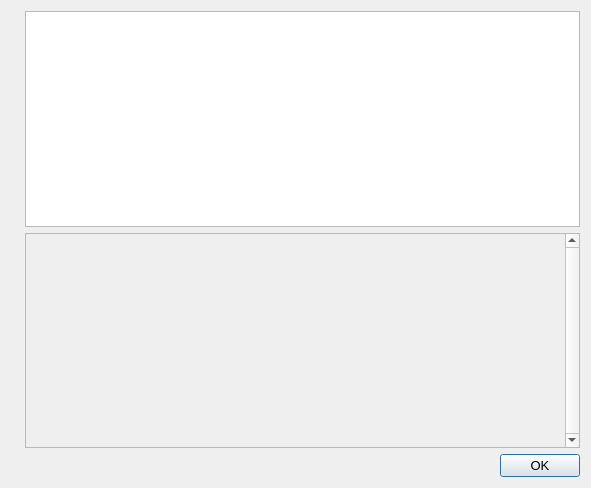
<?xml version="1.0" encoding="UTF-8"?>
<ui version="4.0">
 <class>HelpMessageDialog</class>
 <widget class="QDialog" name="HelpMessageDialog">
  <property name="geometry">
   <rect>
    <x>0</x>
    <y>0</y>
    <width>591</width>
    <height>488</height>
   </rect>
  </property>
  <property name="font">
   <font>
    <pointsize>10</pointsize>
   </font>
  </property>
  <property name="windowTitle">
   <string notr="true">FIX Core - Command-line options</string>
  </property>
  <layout class="QHBoxLayout" name="horizontalLayout_2">
   <item>
    <widget class="QLabel" name="graphic">
     <property name="sizePolicy">
      <sizepolicy hsizetype="Preferred" vsizetype="Ignored">
       <horstretch>0</horstretch>
       <verstretch>0</verstretch>
      </sizepolicy>
     </property>
     <property name="pixmap">
      <pixmap>:/images/about</pixmap>
     </property>
    </widget>
   </item>
   <item>
    <layout class="QVBoxLayout" name="verticalLayout">
     <item>
      <widget class="QTextEdit" name="helpMessage">
       <property name="readOnly">
        <bool>true</bool>
       </property>
      </widget>
     </item>
     <item>
      <widget class="QScrollArea" name="scrollArea">
       <property name="verticalScrollBarPolicy">
        <enum>Qt::ScrollBarAlwaysOn</enum>
       </property>
       <property name="widgetResizable">
        <bool>true</bool>
       </property>
       <widget class="QWidget" name="scrollAreaWidgetContents">
        <property name="geometry">
         <rect>
          <x>0</x>
          <y>0</y>
          <width>464</width>
          <height>200</height>
         </rect>
        </property>
        <layout class="QVBoxLayout" name="verticalLayout_2">
         <item>
          <widget class="QLabel" name="aboutMessage">
           <property name="cursor">
            <cursorShape>IBeamCursor</cursorShape>
           </property>
           <property name="textFormat">
            <enum>Qt::PlainText</enum>
           </property>
           <property name="alignment">
            <set>Qt::AlignLeading|Qt::AlignLeft|Qt::AlignTop</set>
           </property>
           <property name="openExternalLinks">
            <bool>true</bool>
           </property>
           <property name="textInteractionFlags">
            <set>Qt::LinksAccessibleByMouse|Qt::TextSelectableByKeyboard|Qt::TextSelectableByMouse</set>
           </property>
          </widget>
         </item>
        </layout>
       </widget>
      </widget>
     </item>
     <item>
      <widget class="QDialogButtonBox" name="okButton">
       <property name="orientation">
        <enum>Qt::Horizontal</enum>
       </property>
       <property name="standardButtons">
        <set>QDialogButtonBox::Ok</set>
       </property>
      </widget>
     </item>
    </layout>
   </item>
  </layout>
 </widget>
 <resources>
  <include location="../fix.qrc"/>
 </resources>
 <connections>
  <connection>
   <sender>okButton</sender>
   <signal>accepted()</signal>
   <receiver>HelpMessageDialog</receiver>
   <slot>accept()</slot>
   <hints>
    <hint type="sourcelabel">
     <x>20</x>
     <y>20</y>
    </hint>
    <hint type="destinationlabel">
     <x>20</x>
     <y>20</y>
    </hint>
   </hints>
  </connection>
  <connection>
   <sender>okButton</sender>
   <signal>rejected()</signal>
   <receiver>HelpMessageDialog</receiver>
   <slot>reject()</slot>
   <hints>
    <hint type="sourcelabel">
     <x>20</x>
     <y>20</y>
    </hint>
    <hint type="destinationlabel">
     <x>20</x>
     <y>20</y>
    </hint>
   </hints>
  </connection>
 </connections>
</ui>
